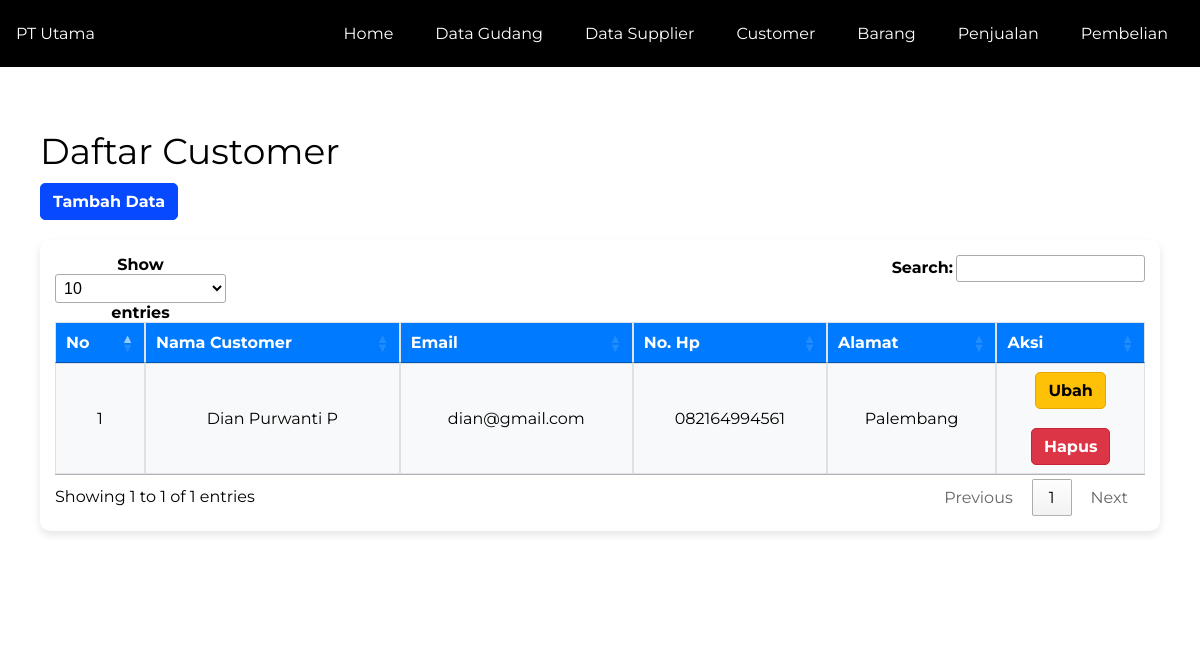
/penggunadaftar.php, run on the app's committed database.
### tables this page shows
CREATE TABLE `pengguna` (
  `id` int(11) NOT NULL,
  `nama` varchar(255) NOT NULL,
  `email` varchar(255) NOT NULL,
  `password` text NOT NULL,
  `telepon` varchar(12) NOT NULL,
  `alamat` text NOT NULL,
  `level` text NOT NULL
);

### penggunadaftar.php (the view, shortened to what this page needs)
<?php include 'header.php'; ?>
<div class="display-kontainer kontainer" style="padding-bottom: 50px;">
	<div class="kontainer padding-32">
		<h1>Daftar Customer</h1>
		<a href="penggunatambah.php" class="btn btn-primary float-right">Tambah Data</a>
		<div class="row">
			<div class="col l12">
				<div class="card shadow mb-4">
					<div class="card-body">
						<table class="table table-bordered table-striped" id="table">
							<thead class="bg-primary text-white">
								<tr>
									<th>No</th>
									<th>Nama Customer</th>
									<th>Email</th>
									<th>No. Hp</th>
									<th>Alamat</th>
									<th>Aksi</th>
								</tr>
							</thead>
							<tbody>
								<?php $nomor = 1; ?>
								<?php
								$ambil = $koneksi->query("SELECT * FROM pengguna WHERE level = 'Customer'");
								?>
								<?php while ($pecah = $ambil->fetch_assoc()) { ?>
									<tr>
										<td><?php echo $nomor; ?></td>
										<td><?php echo $pecah['nama'] ?></td>
										<td><?php echo $pecah['email'] ?></td>
										<td><?php echo $pecah['telepon'] ?></td>
										<td><?php echo $pecah['alamat'] ?></td>
										<td>
											<a href="penggunaedit.php?id=<?php echo $pecah['id']; ?>" class="btn btn-warning">Ubah</a>
											<br><br>
											<a href="penggunahapus.php?id=<?php echo $pecah['id']; ?>" class="btn btn-danger" onclick="return confirm('Apakah Anda Yakin Ingin Menghapus Data ?')">Hapus</a>
										</td>
									</tr>
									<?php $nomor++; ?>
								<?php } ?>
							</tbody>
						</table>
					</div>
				</div>
			</div>
		</div>
	</div>
</div>
<?php
include 'footer.php';
?>

### css/style.css (style rules this page uses)
* { margin: 0; padding: 0; box-sizing: border-box; }
body { font-family: Arial, sans-serif; width: 100vw; max-width: 100%; }
a { background-color: transparent }
html { overflow-x: hidden }
h1 { font-size: 36px }
h1, h2, h3, h4, h5, h6 { font-family: "Segoe UI", Arial, sans-serif; font-weight: 400; margin: 10px 0 }
a { color: inherit }
.display-kontainer { position: relative }
.bar:after, .bar:before, .kontainer:after, .kontainer:before, .row-padding:after, .row-padding:before, .row:after, .row:before { content: ""; display: table; clear: both }
.col { float: left; width: 100% }
@media (min-width:993px) { .col.l12 { width: 99.99999% } }
.content { margin-left: auto; margin-right: auto }
.content { max-width: 980px }
.kontainer { padding: .01em 16px }
.padding-32 { padding-top: 32px!important; padding-bottom: 32px!important }
.text-white { color: #fff!important }
body, h1, h2, h3, h4, h5, h6, .wide { font-family: "Montserrat", sans-serif; }
.kontainer { max-width: 1200px; margin: auto; padding: 20px; }
.row { display: grid; grid-template-columns: 1fr; gap: 20px; }
.card { background: #fff; border-radius: 10px; box-shadow: 0 4px 8px rgba(0, 0, 0, 0.1); overflow: hidden; text-align: center; transition: transform 0.3s ease; width: 100%; max-width: 100%; }
.card-body { padding: 15px; }
.table { width: 100%; border-collapse: collapse; border-spacing: 0; background-color: #fff; overflow-x: auto; white-space: normal; table-layout: auto; display: table; }
.table-bordered th, .table-bordered td { border: 1px solid #dee2e6; padding: 10px; text-align: center; }
.table thead { background-color: #007bff; color: white; }
.table-striped tbody tr:nth-of-type(odd) { background-color: #f8f9fa; }
.btn { display: inline-block; padding: 8px 12px; border-radius: 5px; text-decoration: none; font-weight: bold; text-align: center; transition: all 0.3s ease; }
.btn-warning { background-color: #ffc107; color: #000; border: 1px solid #e0a800; }
.btn-primary { background-color: #0749ff; color: #ffffff; border: 1px solid #0749ff; }
.btn-danger { background-color: #dc3545; color: #fff; border: 1px solid #c82333; }

### data on the page
pengguna: nama "Dian Purwanti P", email "dian@gmail.com", telepon "082164994561", alamat "Palembang"
